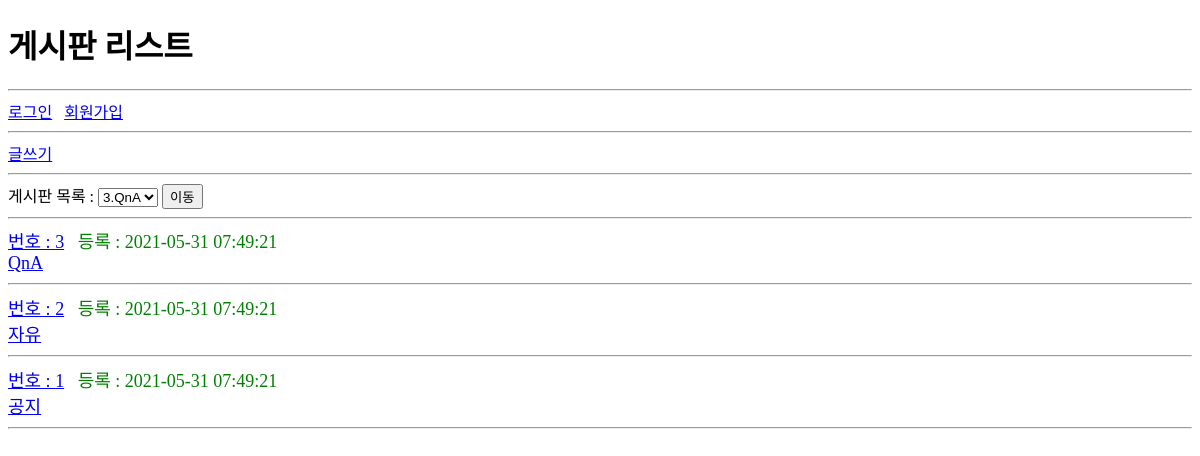
The app's page /usr/board/list.php with its own data.
### tables this page shows
CREATE TABLE board(
  id INT(10) UNSIGNED NOT NULL PRIMARY KEY AUTO_INCREMENT,
  regDate DATETIME NOT NULL,
  updateDate DATETIME NOT NULL,
  `name` VARCHAR(20) NOT NULL,
  `code` VARCHAR(20) NOT NULL
);

### usr/board/list.php (the view, shortened to what this page needs)
<?php
require_once $_SERVER['DOCUMENT_ROOT'] . '/webInit.php';
$sql = "
SELECT *
FROM board AS B
ORDER BY B.id DESC
";
$rs = mysqli_query($dbConn, $sql);
$boards = [];
while($board = mysqli_fetch_assoc($rs)){
  $boards[] = $board;
}
?>
<?php require_once __DIR__ . "/../head.php"; ?>
  <span><a href="write.php">글쓰기</a></span>
  <hr>
  <form action="../article/filteredArticlesByBoard.php">
    <span>게시판 목록 : </span>
    <select name="boardId">
      <?php foreach($boards as $board) {?>
        <option value="<?=$board['id']?>">
          <?=$board['id']?>.<?=$board['name']?>
        </option>
      <?php }?>
    </select>
    <input type="submit" value="이동">
  </form>
  <hr>
  <?php foreach($boards as $board) {?>
    <div>
      <a href="../article/filteredArticlesByBoard.php?boardId=<?=$board['id']?>">번호 : <?=$board['id']?></a>&ensp;
      등록 : <?=$board['regDate']?><br>
      <a href="../article/filteredArticlesByBoard.php?boardId=<?=$board['id']?>"><?=$board['name']?></a>
      <hr>
    </div>
  <?php }?>
<?php require_once __DIR__ . "/../foot.php"; ?>

### common.css (style rules this page uses)
div { font-size: 18px; color: green ; }

### records on screen
board: id "3", regDate "2021-05-31 07:49:21", name "QnA"
board: id "2", regDate "2021-05-31 07:49:21", name "자유"
board: id "1", regDate "2021-05-31 07:49:21", name "공지"

### other values on screen
$pageTitle "게시판 리스트"
form field boardId "3.QnA"
